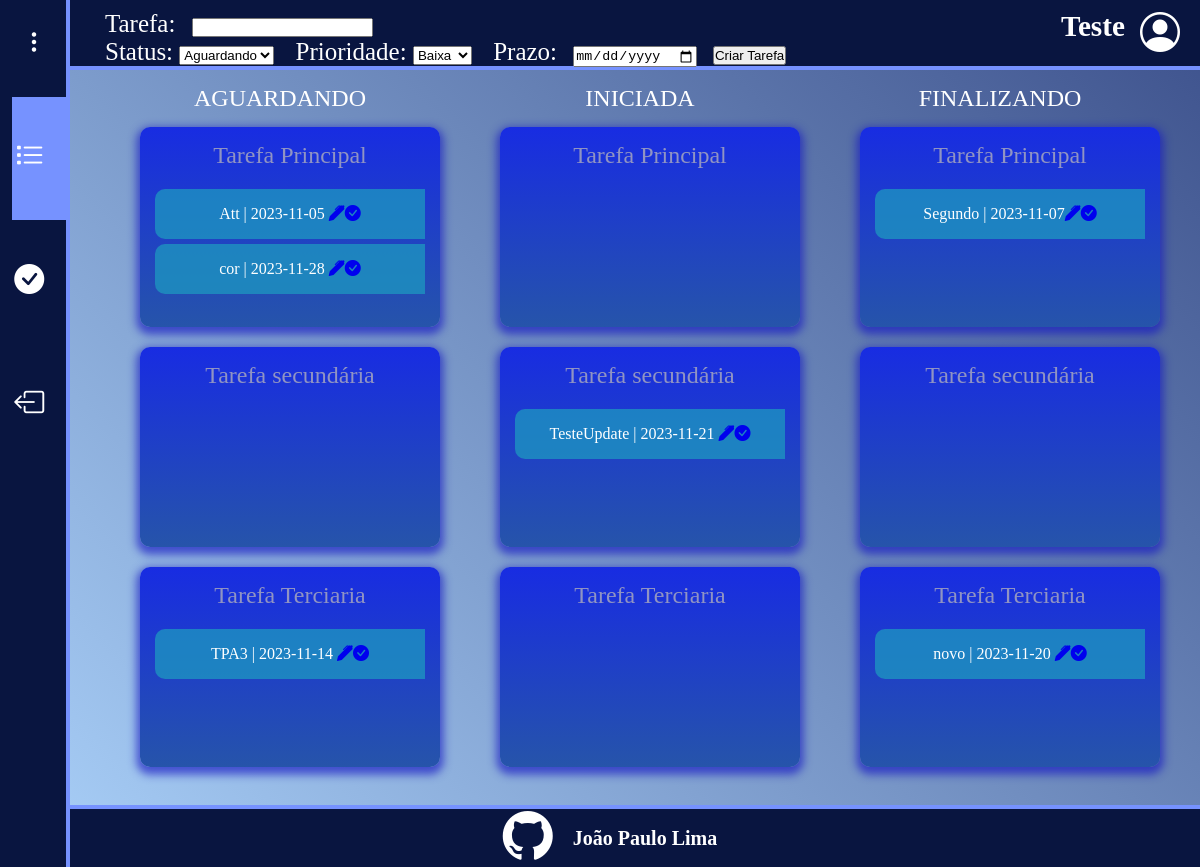
The app's page /Lista/Lista.php (signed in) with its own data.
### tables this page shows
CREATE TABLE `tarefas` (
  `id_tarefas` int(11) NOT NULL,
  `nome_tarefa` varchar(255) DEFAULT NULL,
  `cod_status` int(11) DEFAULT NULL,
  `prioridade` varchar(255) DEFAULT NULL,
  `prazo` date DEFAULT NULL,
  `cod_usuarios` int(11) DEFAULT NULL
);

### Lista/Lista.php (the view, shortened to what this page needs)
<?php
  include 'conexao.php';
  $id = $_SESSION['id'];
  $alt1 = $pdo -> prepare(" SELECT * FROM tarefas WHERE cod_usuarios = '$id' AND cod_status = 1 AND prioridade = 'Alta'");
  $alt1 ->execute();
  $infA1 = $alt1->fetchAll(PDO::FETCH_OBJ);
  $alt3 = $pdo -> prepare(" SELECT * FROM tarefas WHERE cod_usuarios = '$id' AND cod_status = 3 AND prioridade = 'Alta'");
  $alt3 ->execute();
  $infA3 = $alt3->fetchAll(PDO::FETCH_OBJ);
  $med2 = $pdo -> prepare(" SELECT * FROM tarefas WHERE cod_usuarios = '$id' AND cod_status = 2 AND prioridade = 'Media'");
  $med2 ->execute();
  $infM2 = $med2->fetchAll(PDO::FETCH_OBJ);
  $baix1 = $pdo -> prepare(" SELECT * FROM tarefas WHERE cod_usuarios = '$id' AND cod_status = 1 AND prioridade = 'Baixa'");
  $baix1 ->execute();
  $infB1 = $baix1->fetchAll(PDO::FETCH_OBJ);
  $baix3 = $pdo -> prepare(" SELECT * FROM tarefas WHERE cod_usuarios = '$id' AND cod_status = 3 AND prioridade = 'Baixa'");
  $baix3 ->execute();
  $infB3 = $baix3->fetchAll(PDO::FETCH_OBJ);
  $idUPD = null;
  $nt = null;
  $st = null;
  $pr = null;
  $dt = null;
?>
<!DOCTYPE html>
<html lang="pt-BR">
<head>
    <link rel="stylesheet" href="https://cdn.jsdelivr.net/npm/bootstrap-icons@1.11.1/font/bootstrap-icons.css">
    <link rel="stylesheet" href="Lista.css">
</head>
<body>
    <header class="topo">
          <div class="inserir">
            <form method="POST" <?php echo ($idUPD == null)?'action="inserir.php"':'action="update.php"'?>>
                <label>Tarefa: <input type="text" name='tarefa' value ="<?php echo $nt?>" require></label>
                <label>Status: <select name="status" require></label>
                    <option value="1" <?php echo ($st == 1)?'selected':' '?>>Aguardando</option>
                <label>Prioridade: <select name="prioridade" require></label>
                    <option value="Baixa"<?php echo ($pr == 'Baixa')?'selected':' '?>>Baixa</option>
                <label>Prazo: <input type="date" name="prazo" value ="<?php echo ($dt == null)? '':$dt -> format("Y-m-d")?>" require></label>
                <?php echo ($idUPD == null)?'<input class="add" type="submit" value="Criar Tarefa">':'<input class="add" type="submit" value="Editar">'?>
            </form>
          </div>
          <h3><?php print $_SESSION['nome'] ?></h3>
          <i class="bi bi-person-circle"></i>
    </header>
    <section>
        <nav class="menu-lateral">
            <div class="btn-expandir">
                <i class="bi bi-three-dots-vertical" id="btn-exp"></i>
            </div>
            <ul type="none">
                <li class="item-menu ativo">
                    <a href="#">
                        <span class="icone"><i class="bi bi-list-task"></i></span>
                    </a>
                </li>
                <li class="item-menu">
                    <a href="#">
                        <span class="icone"><i class="bi bi-check-circle-fill"></i></span>
                    </a>
                </li>
                <li class="item-menu">
                    <a href="Logout.php">
                        <span class="icone"><i class="bi bi-box-arrow-left"></i></span>
                    </a>
                </li>
            </ul>
        </nav>
    </section>
    <main class="container">
    <div class="section-container">
      <div class="section">
        <div class="titleS">AGUARDANDO</div>
        <div class="square-container">
          <div class="square">
            <div class="titleQ">Tarefa Principal</div>
            <div class="post-it">
              <ul class="post-it-list">
                <?php foreach($infA1 as $linha) {?>
                  <li class="post-it-item"><?php print $linha->nome_tarefa?> | <?php print $linha->prazo?>  <a href="Lista.php?id=<?php echo $linha->id_tarefas?>"><i class="bi bi-pen-fill"></i></a><a href="Excluir.php?id=<?php echo $linha->id_tarefas?>"><i class="bi bi-check-circle-fill"></i></a></li>
                <?php } ?>
              </ul>
            </div>
          </div>
        </div>
        <div class="square-container">
          <div class="square">
            <div class="titleQ">Tarefa secundária</div>
            <div class="post-it">
            </div>
          </div>
        </div>
        <div class="square-container">
          <div class="square">
            <div class="titleQ">Tarefa Terciaria</div>
            <div class="post-it">
              <ul class="post-it-list">
                <?php foreach($infB1 as $linha) {?>
                  <li class="post-it-item"><?php print $linha->nome_tarefa?> | <?php print $linha->prazo?>  <a href="Lista.php?id=<?php echo $linha->id_tarefas?>"><i class="bi bi-pen-fill"></i></a><a href="Excluir.php?id=<?php echo $linha->id_tarefas?>"><i class="bi bi-check-circle-fill"></i></a></li>
                <?php } ?>
              </ul>
            </div>
          </div>
        </div>
      </div>
      <div class="section">
        <div class="titleS">INICIADA</div>
        <div class="square-container">
          <div class="square">
            <div class="titleQ">Tarefa Principal</div>
            <div class="post-it">
            </div>
          </div>
        </div>
        <div class="square-container">
          <div class="square">
            <div class="titleQ">Tarefa secundária</div>
            <div class="post-it">
              <ul class="post-it-list">
                <?php foreach($infM2 as $linha) {?>
                  <li class="post-it-item"><?php print $linha->nome_tarefa?> | <?php print $linha->prazo?>  <a href="Lista.php?id=<?php echo $linha->id_tarefas?>"><i class="bi bi-pen-fill"></i></a><a href="Excluir.php?id=<?php echo $linha->id_tarefas?>"><i class="bi bi-check-circle-fill"></i></a></li>
                <?php } ?>
              </ul>
            </div>
          </div>
        </div>
        <div class="square-container">
          <div class="square">
            <div class="titleQ">Tarefa Terciaria</div>
            <div class="post-it">
            </div>
          </div>
        </div>
      </div>
      <div class="section">
        <div class="titleS">FINALIZANDO</div>
        <div class="square-container">
          <div class="square">
            <div class="titleQ">Tarefa Principal</div>
            <div class="post-it">
              <ul class="post-it-list">
                <?php foreach($infA3 as $linha) {?>
                  <li class="post-it-item"><?php echo $linha->nome_tarefa?> | <?php echo $linha->prazo?><a href="Lista.php?id=<?php echo $linha->id_tarefas?>"><i class="bi bi-pen-fill"></i></a><a href="Excluir.php?id=<?php echo $linha->id_tarefas?>"><i class="bi bi-check-circle-fill"></i></a></li>
                <?php } ?>
            </ul>
            </div>
          </div>
        </div>
        <div class="square-container">
          <div class="square">
            <div class="titleQ">Tarefa secundária</div>
            <div class="post-it">
            </div>
          </div>
        </div>
        <div class="square-container">
          <div class="square">
            <div class="titleQ">Tarefa Terciaria</div>
            <div class="post-it">
              <ul class="post-it-list">
                <?php foreach($infB3 as $linha) {?>
                  <li class="post-it-item"><?php print $linha->nome_tarefa?> | <?php print $linha->prazo?>  <a href="Lista.php?id=<?php echo $linha->id_tarefas?>"><i class="bi bi-pen-fill"></i></a><a href="Excluir.php?id=<?php echo $linha->id_tarefas?>"><i class="bi bi-check-circle-fill"></i></a></li>
                <?php } ?>
              </ul>
            </div>
          </div>
        </div>
      </div>
    </div>
    </main>
    <footer>
        <nav class="refs">
            <a href="#"><i class="bi bi-github"></i></a>
            <h3>João Paulo Lima</h3>
        </nav>
    </footer>
</body>
</html>

### Lista/Lista.css (style rules this page uses)
* { margin: 0; padding: 0; box-sizing: border-box; }
body { background: linear-gradient(45deg, #ABD2FA, #3D518C); background-size: cover; }
nav.menu-lateral { width: 70px; height: 100%; background-color: #091540; padding: 30px 0 50px 1%; border-right: solid #7692FF 4px; position: fixed; top: 0; left: 0; overflow: hidden; transition: 0.3s; z-index: 1; }
.btn-expandir { padding-bottom: 40px; }
.btn-expandir { width: 100%; padding-left: 10px; }
.btn-expandir > i { color: white; font-size: 24px; cursor: pointer; }
ul { height: 100%; }
ul li.item-menu { transition: 0.5s; }
ul li.ativo { background-color: #7692FF; }
ul li.item-menu a { color: white; text-decoration: none; font-size: 20px; padding: 40px 4%; display: flex; line-height: 40px; }
ul li.item-menu a i { font-size: 30px; }
header { width: 100%; height: 70px; background-color: #091540; border-bottom: solid 4px #7692FF; position: fixed; z-index: 1; }
.topo { display: flex; justify-content: flex-end; color: white; font-size: 25px; padding: 10px 20px 0px 20px; }
.topo form { display: flex; flex-direction: row; justify-content: flex-start; flex-wrap: wrap; }
.topo > i { font-size: 40px; margin-left: 15px; }
.topo h3 { padding-left: 16%; }
.inserir { color: white; margin-left: 70px; }
.inserir label { padding-left: 15px; }
.inserir input { margin-left: 10px; }
.container { display: flex; flex-wrap: nowrap; justify-content: center; align-items: center; min-height: 100vh; }
.section { text-align: center; width: 300px; margin-bottom: 40px; margin-top: 80px; padding-left: 80px; margin-right: 60px; }
.section-container { display: flex; flex-wrap: wrap; margin-bottom: 40px; }
.square-container { margin-bottom: 20px; position: relative; }
.square { min-width: 300px; min-height: 200px; border-radius: 10px; background: linear-gradient(180deg, #182ce2, #2654aa); box-shadow: 0px 4px 8px 3.5px rgba(23, 26, 194, 0.671); position: relative; padding: 10px; overflow-y: auto; overflow-x: auto; }
.titleS { color: white; font-size: 24px; margin-bottom: 10px; left: 30px; position: relative; display: inline-block; padding: 5px; border-radius: 5px; }
.titleQ { font-size: 24px; margin-bottom: 20px; position: relative; color: #9094C3; display: inline-block; padding: 5px; border-radius: 5px; }
.post-it { color: #ffffff; border-radius: 5px; position: relative; bottom: 10px; max-width: 100%; padding: 5px; overflow: auto; }
.post-it ul { list-style-type: none; padding: 0; }
.post-it li { background-color: #1d9ac0bb; width: 100%; height: 100%; text-align: center; line-height: 50px; color: #ffffff; border-radius: 10px 0 0 10px; margin-bottom: 5px; }
footer { max-width: 100%; max-height: 100%; width: 100%; background-color: #091540; border-top: solid 4px #7692FF; position: fixed; bottom: 0; text-align: center; }
footer nav { display: flex; justify-content: center; align-items: center; }
.refs a { color: white; font-size: 50px; padding: 0 20px }
.refs h3 { color: white; font-size: 20px; }

### records on screen
tarefas: nome_tarefa "Att", prazo "2023-11-05"
tarefas: nome_tarefa "cor", prazo "2023-11-28"
tarefas: nome_tarefa "TPA3", prazo "2023-11-14"
tarefas: nome_tarefa "TesteUpdate", prazo "2023-11-21"
tarefas: nome_tarefa "Segundo", prazo "2023-11-07"
tarefas: nome_tarefa "novo", prazo "2023-11-20"

### other values on screen
$_SESSION['nome'] "Teste"
